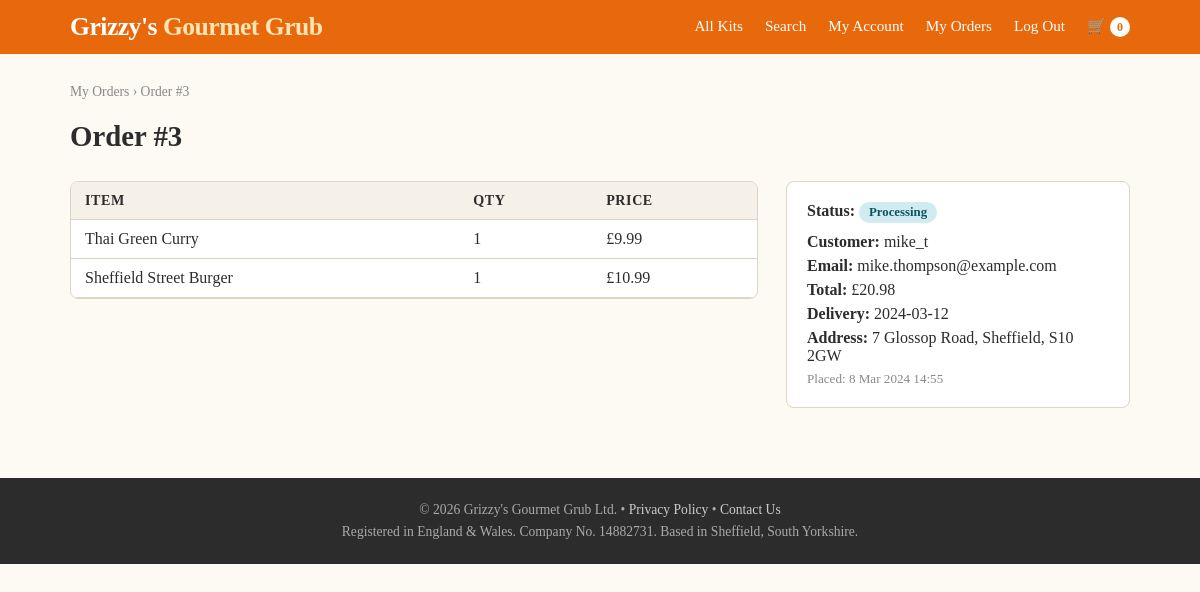
Page /website/public/orders.php?id=3 (signed in) on the committed database.
### tables this page shows
CREATE TABLE IF NOT EXISTS orders (
    id            INT AUTO_INCREMENT PRIMARY KEY,
    user_id       INT          NOT NULL,
    items         JSON,
    total         DECIMAL(8,2) NOT NULL,
    status        VARCHAR(30)  DEFAULT 'pending',
    delivery_date DATE,
    address       TEXT,
    created_at    DATETIME     NOT NULL,
    FOREIGN KEY (user_id) REFERENCES users(id)
);

CREATE TABLE IF NOT EXISTS users (
    id         INT AUTO_INCREMENT PRIMARY KEY,
    username   VARCHAR(80)  NOT NULL,
    email      VARCHAR(180) NOT NULL UNIQUE,
    password   VARCHAR(64)  NOT NULL,
    avatar     VARCHAR(120) DEFAULT NULL,
    created_at DATETIME     NOT NULL
);

### website/public/orders.php (the view, shortened to what this page needs)
<?php
$db = get_db();
if (isset($_GET['id'])) {
    $oid = (int)$_GET['id'];
    $r = $db->query("SELECT o.*, u.username, u.email FROM orders o JOIN users u ON o.user_id = u.id WHERE o.id = $oid");
    $order = $r ? $r->fetch_assoc() : null;
    $items = json_decode($order['items'] ?? '[]', true);
?>
<!DOCTYPE html>
<html lang="en">
<head>
<link rel="stylesheet" href="/assets/style.css">
</head>
<body>
<?php include __DIR__ . '/partials/header.php'; ?>
<main>
  <div class="breadcrumb"><a href="/orders.php">My Orders</a> › Order #<?= $oid ?></div>
  <div class="page-header"><h1>Order #<?= $oid ?></h1></div>
  <div class="two-col">
    <div>
      <div class="table-wrap">
        <table>
          <thead><tr><th>Item</th><th>Qty</th><th>Price</th></tr></thead>
          <tbody>
            <?php foreach ($items as $item): ?>
            <tr>
              <td><?= htmlspecialchars($item['name'] ?? '') ?></td>
              <td><?= (int)($item['qty'] ?? 1) ?></td>
              <td>£<?= number_format((float)($item['price'] ?? 0), 2) ?></td>
            </tr>
            <?php endforeach; ?>
          </tbody>
        </table>
      </div>
    </div>
    <div>
      <div style="background:#fff;border:1px solid var(--border);border-radius:8px;padding:20px">
        <p><strong>Status:</strong> <span class="status-badge status-<?= htmlspecialchars($order['status']) ?>"><?= ucfirst(htmlspecialchars($order['status'])) ?></span></p>
        <p style="margin-top:10px"><strong>Customer:</strong> <?= htmlspecialchars($order['username']) ?></p>
        <p style="margin-top:6px"><strong>Email:</strong> <?= htmlspecialchars($order['email']) ?></p>
        <p style="margin-top:6px"><strong>Total:</strong> £<?= number_format((float)$order['total'], 2) ?></p>
        <p style="margin-top:6px"><strong>Delivery:</strong> <?= htmlspecialchars($order['delivery_date'] ?? 'TBC') ?></p>
        <p style="margin-top:6px"><strong>Address:</strong> <?= htmlspecialchars($order['address'] ?? '') ?></p>
        <p style="margin-top:6px;font-size:0.82rem;color:#888">Placed: <?= date('j M Y H:i', strtotime($order['created_at'])) ?></p>
      </div>
    </div>
  </div>
</main>
<?php include __DIR__ . '/partials/footer.php'; ?>
</body>
</html>
<?php
    exit;
}
?>
<?php include __DIR__ . '/partials/header.php'; ?>
<?php include __DIR__ . '/partials/footer.php'; ?>

### website/public/assets/style.css (style rules this page uses)
:root { --orange: #e8690b; --green: #3a7d44; --light: #fdf9f3; --dark: #2c2c2c; --gray: #888; --border: #e0d5c5; }
* { box-sizing: border-box; margin: 0; padding: 0; }
body { font-family: Georgia, serif; background: var(--light); color: var(--dark); }
a { color: var(--orange); text-decoration: none; }
main { max-width: 1100px; margin: 0 auto; padding: 30px 20px; }
table { width: 100%; border-collapse: collapse; }
table th, table td { padding: 10px 14px; text-align: left; border-bottom: 1px solid var(--border); }
table th { background: #f5f0e8; font-size: 0.88rem; text-transform: uppercase; letter-spacing: 0.04em; }
.table-wrap { background: #fff; border: 1px solid var(--border); border-radius: 8px; overflow: hidden; }
.breadcrumb { font-size: 0.85rem; color: var(--gray); margin-bottom: 20px; }
.breadcrumb a { color: var(--gray); }
.page-header { margin-bottom: 28px; }
.page-header h1 { font-size: 1.8rem; }
.two-col { display: grid; grid-template-columns: 2fr 1fr; gap: 28px; }
.status-badge { display: inline-block; padding: 3px 10px; border-radius: 12px; font-size: 0.8rem; font-weight: bold; }
.status-processing { background: #d1ecf1; color: #0c5460; }

### rows in the picture
orders: status "Processing", user.username "mike_t", user.email "mike.thompson@example.com", total "20.98", delivery_date "2024-03-12", address "7 Glossop Road, Sheffield, S10 2GW", created_at "8 Mar 2024 14:55"

### other values in the picture
$cart_count "0"
$oid "3"
$item['name'] "Thai Green Curry"
$item['qty'] "1"
$item['price'] "9.99"
$item['name'] "Sheffield Street Burger"
$item['price'] "10.99"
